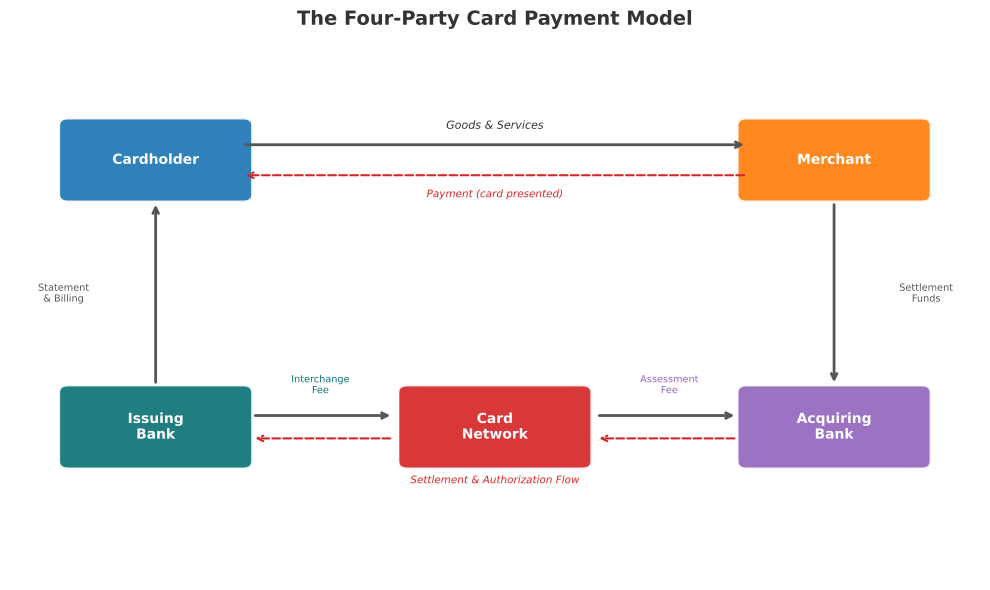

Here is the Python script that generated this plot:
"""
Figure 03: Four-Party Payment Model
Flowchart showing: Cardholder -> Issuer -> Network -> Acquirer -> Merchant
with fee flows annotated using matplotlib patches and arrows.
"""
import sys
import os
sys.path.insert(0, os.path.join(os.path.dirname(__file__), '..', '..', '_shared'))

import matplotlib
matplotlib.use('Agg')
import matplotlib.pyplot as plt
import matplotlib.patches as mpatches
from matplotlib.patches import FancyBboxPatch, FancyArrowPatch
import numpy as np

try:
    from chart_styles import V4_COLORS, apply_v4_style, save_chart
except ImportError:
    V4_COLORS = {
        'MLPURPLE': '#9467BD', 'MLBLUE': '#1F77B4', 'MLRED': '#D62728',
        'MLORANGE': '#FF7F0E', 'MLGREEN': '#2CA02C', 'MLGRAY': '#7F7F7F',
        'MLTEAL': '#0D7377', 'MLCYAN': '#14BDEB', 'MLYELLOW': '#BCBD22',
        'MLPINK': '#E377C2', 'MLBROWN': '#8C564B',
    }
    def apply_v4_style(ax, title='', xlabel='', ylabel=''):
        ax.set_title(title, fontsize=14, fontweight='bold', pad=15, color='#333333')
        if xlabel: ax.set_xlabel(xlabel, fontsize=11, color='#555555')
        if ylabel: ax.set_ylabel(ylabel, fontsize=11, color='#555555')
        ax.spines['top'].set_visible(False)
        ax.spines['right'].set_visible(False)
        ax.spines['left'].set_color('#CCCCCC')
        ax.spines['bottom'].set_color('#CCCCCC')
        ax.tick_params(colors='#555555', labelsize=9)
        ax.set_facecolor('white')
        return ax
    def save_chart(fig, filename='chart.pdf', dpi=300):
        fig.tight_layout()
        fig.savefig(filename, format='pdf', bbox_inches='tight', dpi=dpi, facecolor='white')
        plt.close(fig)
        print(f'Saved: {filename}')

CHART_METADATA = {
    'title': 'Four-Party Payment Model',
    'type': 'flowchart',
    'section': 'Payment Infrastructure',
    'lecture_number': 3,
}

fig, ax = plt.subplots(1, 1, figsize=(10, 6))
ax.set_xlim(0, 10)
ax.set_ylim(0, 7)
ax.axis('off')
fig.patch.set_facecolor('white')

# Box positions: [x_center, y_center]
positions = {
    'Cardholder':  (1.5, 5.5),
    'Merchant':    (8.5, 5.5),
    'Issuing\nBank': (1.5, 2.0),
    'Acquiring\nBank': (8.5, 2.0),
    'Card\nNetwork': (5.0, 2.0),
}

box_colors = {
    'Cardholder':  V4_COLORS['MLBLUE'],
    'Merchant':    V4_COLORS['MLORANGE'],
    'Issuing\nBank': V4_COLORS['MLTEAL'],
    'Acquiring\nBank': V4_COLORS['MLPURPLE'],
    'Card\nNetwork': V4_COLORS['MLRED'],
}

box_w, box_h = 1.8, 0.9

# Draw boxes
for label, (cx, cy) in positions.items():
    color = box_colors[label]
    box = FancyBboxPatch((cx - box_w / 2, cy - box_h / 2), box_w, box_h,
                          boxstyle="round,pad=0.1",
                          facecolor=color, edgecolor='white', linewidth=2, alpha=0.92)
    ax.add_patch(box)
    ax.text(cx, cy, label, ha='center', va='center',
            fontsize=10, fontweight='bold', color='white')

# --- Arrows with labels ---
arrow_kw = dict(arrowstyle='->', color='#555555', lw=2,
                connectionstyle='arc3,rad=0.0')
arrow_kw_dashed = dict(arrowstyle='->', color=V4_COLORS['MLRED'], lw=1.5,
                       linestyle='dashed', connectionstyle='arc3,rad=0.0')

# Top: Cardholder -> Merchant  (Goods/Services + Payment)
ax.annotate('', xy=(7.6, 5.7), xytext=(2.4, 5.7), arrowprops=arrow_kw)
ax.text(5.0, 5.95, 'Goods & Services', ha='center', va='center',
        fontsize=8, color='#333333', fontstyle='italic')
ax.annotate('', xy=(2.4, 5.3), xytext=(7.6, 5.3), arrowprops=arrow_kw_dashed)
ax.text(5.0, 5.05, 'Payment (card presented)', ha='center', va='center',
        fontsize=7.5, color=V4_COLORS['MLRED'], fontstyle='italic')

# Left: Cardholder <-> Issuing Bank
ax.annotate('', xy=(1.5, 4.95), xytext=(1.5, 2.55), arrowprops=arrow_kw)
ax.text(0.55, 3.75, 'Statement\n& Billing', ha='center', va='center',
        fontsize=7, color='#555555', rotation=0)

# Right: Merchant <-> Acquiring Bank
ax.annotate('', xy=(8.5, 2.55), xytext=(8.5, 4.95), arrowprops=arrow_kw)
ax.text(9.45, 3.75, 'Settlement\nFunds', ha='center', va='center',
        fontsize=7, color='#555555', rotation=0)

# Bottom: Issuing Bank <-> Network <-> Acquiring Bank
ax.annotate('', xy=(3.95, 2.15), xytext=(2.5, 2.15), arrowprops=arrow_kw)
ax.text(3.2, 2.55, 'Interchange\nFee', ha='center', va='center',
        fontsize=7, color=V4_COLORS['MLTEAL'])
ax.annotate('', xy=(7.5, 2.15), xytext=(6.05, 2.15), arrowprops=arrow_kw)
ax.text(6.8, 2.55, 'Assessment\nFee', ha='center', va='center',
        fontsize=7, color=V4_COLORS['MLPURPLE'])

# Bottom reverse arrows (settlement flow)
ax.annotate('', xy=(2.5, 1.85), xytext=(3.95, 1.85), arrowprops=arrow_kw_dashed)
ax.annotate('', xy=(6.05, 1.85), xytext=(7.5, 1.85), arrowprops=arrow_kw_dashed)
ax.text(5.0, 1.3, 'Settlement & Authorization Flow', ha='center', va='center',
        fontsize=7.5, color=V4_COLORS['MLRED'], fontstyle='italic')

ax.set_title('The Four-Party Card Payment Model',
             fontsize=14, fontweight='bold', pad=15, color='#333333')

output_path = os.path.join(os.path.dirname(__file__), 'chart.pdf')
save_chart(fig, output_path)
